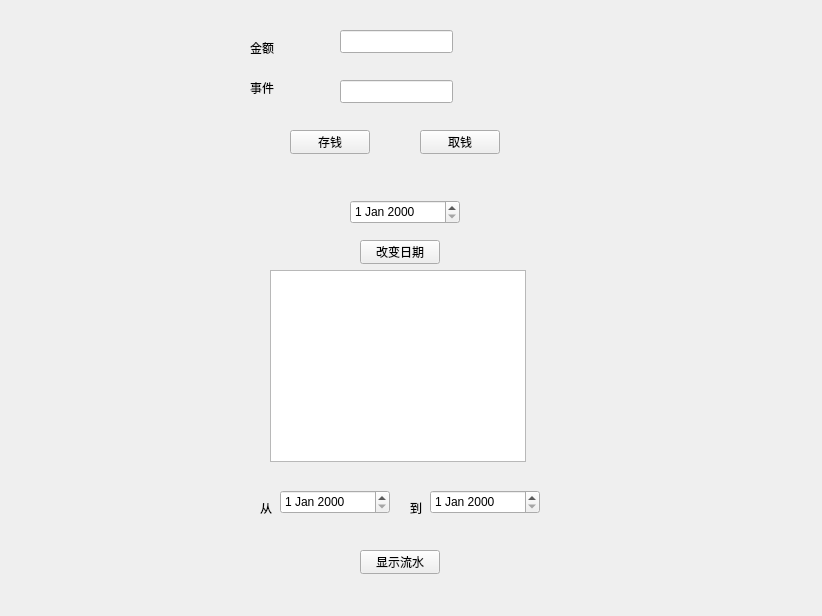
<?xml version="1.0" encoding="UTF-8"?>
<ui version="4.0">
 <class>operateWD</class>
 <widget class="QWidget" name="operateWD">
  <property name="geometry">
   <rect>
    <x>0</x>
    <y>0</y>
    <width>822</width>
    <height>616</height>
   </rect>
  </property>
  <property name="windowTitle">
   <string>Form</string>
  </property>
  <widget class="QPushButton" name="bDeposit">
   <property name="geometry">
    <rect>
     <x>290</x>
     <y>130</y>
     <width>80</width>
     <height>24</height>
    </rect>
   </property>
   <property name="text">
    <string>存钱</string>
   </property>
  </widget>
  <widget class="QPushButton" name="bWithdraw">
   <property name="geometry">
    <rect>
     <x>420</x>
     <y>130</y>
     <width>80</width>
     <height>24</height>
    </rect>
   </property>
   <property name="text">
    <string>取钱</string>
   </property>
  </widget>
  <widget class="QPushButton" name="changeDate">
   <property name="geometry">
    <rect>
     <x>360</x>
     <y>240</y>
     <width>80</width>
     <height>24</height>
    </rect>
   </property>
   <property name="text">
    <string>改变日期</string>
   </property>
  </widget>
  <widget class="QPushButton" name="showMessage">
   <property name="geometry">
    <rect>
     <x>360</x>
     <y>550</y>
     <width>80</width>
     <height>24</height>
    </rect>
   </property>
   <property name="text">
    <string>显示流水</string>
   </property>
  </widget>
  <widget class="QLineEdit" name="moneyEdit">
   <property name="geometry">
    <rect>
     <x>340</x>
     <y>30</y>
     <width>113</width>
     <height>23</height>
    </rect>
   </property>
  </widget>
  <widget class="QDateEdit" name="dateEdit">
   <property name="geometry">
    <rect>
     <x>350</x>
     <y>200</y>
     <width>110</width>
     <height>24</height>
    </rect>
   </property>
  </widget>
  <widget class="QTextBrowser" name="queryBrow">
   <property name="geometry">
    <rect>
     <x>270</x>
     <y>270</y>
     <width>256</width>
     <height>192</height>
    </rect>
   </property>
  </widget>
  <widget class="QLineEdit" name="thingEdit">
   <property name="geometry">
    <rect>
     <x>340</x>
     <y>80</y>
     <width>113</width>
     <height>23</height>
    </rect>
   </property>
  </widget>
  <widget class="QLabel" name="label">
   <property name="geometry">
    <rect>
     <x>250</x>
     <y>40</y>
     <width>54</width>
     <height>16</height>
    </rect>
   </property>
   <property name="text">
    <string>金额</string>
   </property>
  </widget>
  <widget class="QLabel" name="label_2">
   <property name="geometry">
    <rect>
     <x>250</x>
     <y>80</y>
     <width>54</width>
     <height>16</height>
    </rect>
   </property>
   <property name="text">
    <string>事件</string>
   </property>
  </widget>
  <widget class="QDateEdit" name="dateBegin">
   <property name="geometry">
    <rect>
     <x>280</x>
     <y>490</y>
     <width>110</width>
     <height>24</height>
    </rect>
   </property>
  </widget>
  <widget class="QDateEdit" name="dateEnd">
   <property name="geometry">
    <rect>
     <x>430</x>
     <y>490</y>
     <width>110</width>
     <height>24</height>
    </rect>
   </property>
  </widget>
  <widget class="QLabel" name="label_3">
   <property name="geometry">
    <rect>
     <x>260</x>
     <y>500</y>
     <width>54</width>
     <height>16</height>
    </rect>
   </property>
   <property name="text">
    <string>从</string>
   </property>
  </widget>
  <widget class="QLabel" name="label_4">
   <property name="geometry">
    <rect>
     <x>410</x>
     <y>500</y>
     <width>54</width>
     <height>16</height>
    </rect>
   </property>
   <property name="text">
    <string>到</string>
   </property>
  </widget>
 </widget>
 <resources/>
 <connections/>
</ui>
